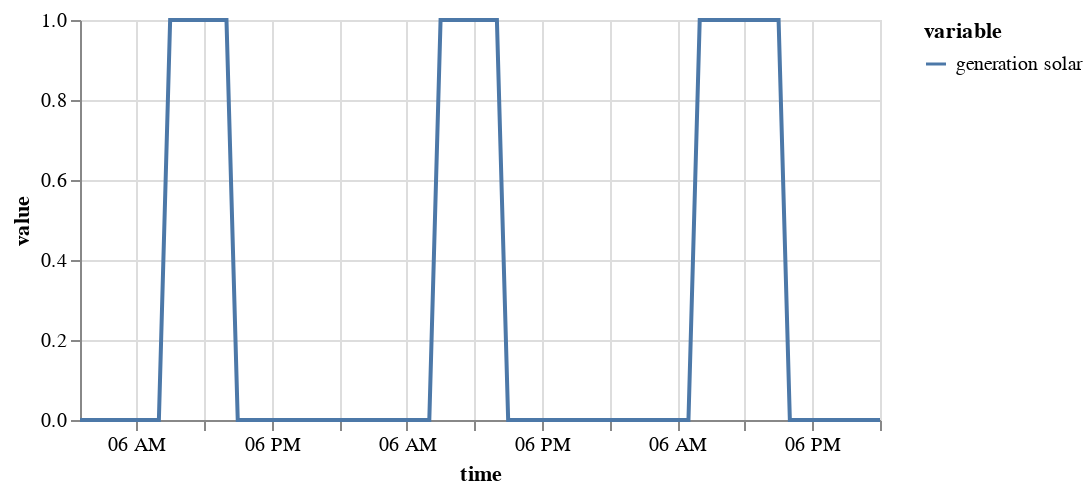

Here is the notebook cell this chart was saved with:
### Markdown cell above
Or within a statistical range

### Code cell
detector = common.DataQualityDetector(
    threshold_type='quantile', 
    upper_threshold=0.8
)

# Fitting on some data
detector.fit(test)

# Detecting on other
detector.detect(test[:72]).plot()

### Figure 1 — Vega specification as saved in the notebook (floating-point values rounded to 4 significant figures)
{"$schema": "https://vega.github.io/schema/vega/v5.json", "data": [{"name": "source_0", "values": [{"time": "2015-09-01T01:00:00.000", "variable": "generation solar", "value": 0.0}, {"time": "2015-09-01T02:00:00.000", "variable": "generation solar", "value": 0.0}, {"time": "2015-09-01T03:00:00.000", "variable": "generation solar", "value": 0.0}, {"time": "2015-09-01T04:00:00.000", "variable": "generation solar", "value": 0.0}, {"time": "2015-09-01T05:00:00.000", "variable": "generation solar", "value": 0.0}, {"time": "2015-09-01T06:00:00.000", "variable": "generation solar", "value": 0.0}, {"time": "2015-09-01T07:00:00.000", "variable": "generation solar", "value": 0.0}, {"time": "2015-09-01T08:00:00.000", "variable": "generation solar", "value": 0.0}, {"time": "2015-09-01T09:00:00.000", "variable": "generation solar", "value": 1.0}, {"time": "2015-09-01T10:00:00.000", "variable": "generation solar", "value": 1.0}, {"time": "2015-09-01T11:00:00.000", "variable": "generation solar", "value": 1.0}, {"time": "2015-09-01T12:00:00.000", "variable": "generation solar", "value": 1.0}, {"time": "2015-09-01T13:00:00.000", "variable": "generation solar", "value": 1.0}, {"time": "2015-09-01T14:00:00.000", "variable": "generation solar", "value": 1.0}, {"time": "2015-09-01T15:00:00.000", "variable": "generation solar", "value": 0.0}, {"time": "2015-09-01T16:00:00.000", "variable": "generation solar", "value": 0.0}, {"time": "2015-09-01T17:00:00.000", "variable": "generation solar", "value": 0.0}, {"time": "2015-09-01T18:00:00.000", "variable": "generation solar", "value": 0.0}, {"time": "2015-09-01T19:00:00.000", "variable": "generation solar", "value": 0.0}, {"time": "2015-09-01T20:00:00.000", "variable": "generation solar", "value": 0.0}, {"time": "2015-09-01T21:00:00.000", "variable": "generation solar", "value": 0.0}, {"time": "2015-09-01T22:00:00.000", "variable": "generation solar", "value": 0.0}, {"time": "2015-09-01T23:00:00.000", "variable": "generation solar", "value": 0.0}, {"time": "2015-09-02T00:00:00.000", "variable": "generation solar", "value": 0.0}, {"time": "2015-09-02T01:00:00.000", "variable": "generation solar", "value": 0.0}, {"time": "2015-09-02T02:00:00.000", "variable": "generation solar", "value": 0.0}, {"time": "2015-09-02T03:00:00.000", "variable": "generation solar", "value": 0.0}, {"time": "2015-09-02T04:00:00.000", "variable": "generation solar", "value": 0.0}, {"time": "2015-09-02T05:00:00.000", "variable": "generation solar", "value": 0.0}, {"time": "2015-09-02T06:00:00.000", "variable": "generation solar", "value": 0.0}, {"time": "2015-09-02T07:00:00.000", "variable": "generation solar", "value": 0.0}, {"time": "2015-09-02T08:00:00.000", "variable": "generation solar", "value": 0.0}, {"time": "2015-09-02T09:00:00.000", "variable": "generation solar", "value": 1.0}, {"time": "2015-09-02T10:00:00.000", "variable": "generation solar", "value": 1.0}, {"time": "2015-09-02T11:00:00.000", "variable": "generation solar", "value": 1.0}, {"time": "2015-09-02T12:00:00.000", "variable": "generation solar", "value": 1.0}, {"time": "2015-09-02T13:00:00.000", "variable": "generation solar", "value": 1.0}, {"time": "2015-09-02T14:00:00.000", "variable": "generation solar", "value": 1.0}, {"time": "2015-09-02T15:00:00.000", "variable": "generation solar", "value": 0.0}, {"time": "2015-09-02T16:00:00.000", "variable": "generation solar", "value": 0.0}, {"time": "2015-09-02T17:00:00.000", "variable": "generation solar", "value": 0.0}, {"time": "2015-09-02T18:00:00.000", "variable": "generation solar", "value": 0.0}, {"time": "2015-09-02T19:00:00.000", "variable": "generation solar", "value": 0.0}, {"time": "2015-09-02T20:00:00.000", "variable": "generation solar", "value": 0.0}, {"time": "2015-09-02T21:00:00.000", "variable": "generation solar", "value": 0.0}, {"time": "2015-09-02T22:00:00.000", "variable": "generation solar", "value": 0.0}, {"time": "2015-09-02T23:00:00.000", "variable": "generation solar", "value": 0.0}, {"time": "2015-09-03T00:00:00.000", "variable": "generation solar", "value": 0.0}, {"time": "2015-09-03T01:00:00.000", "variable": "generation solar", "value": 0.0}, {"time": "2015-09-03T02:00:00.000", "variable": "generation solar", "value": 0.0}, {"time": "2015-09-03T03:00:00.000", "variable": "generation solar", "value": 0.0}, {"time": "2015-09-03T04:00:00.000", "variable": "generation solar", "value": 0.0}, {"time": "2015-09-03T05:00:00.000", "variable": "generation solar", "value": 0.0}, {"time": "2015-09-03T06:00:00.000", "variable": "generation solar", "value": 0.0}, {"time": "2015-09-03T07:00:00.000", "variable": "generation solar", "value": 0.0}, {"time": "2015-09-03T08:00:00.000", "variable": "generation solar", "value": 1.0}, {"time": "2015-09-03T09:00:00.000", "variable": "generation solar", "value": 1.0}, {"time": "2015-09-03T10:00:00.000", "variable": "generation solar", "value": 1.0}, {"time": "2015-09-03T11:00:00.000", "variable": "generation solar", "value": 1.0}, {"time": "2015-09-03T12:00:00.000", "variable": "generation solar", "value": 1.0}, {"time": "2015-09-03T13:00:00.000", "variable": "generation solar", "value": 1.0}, {"time": "2015-09-03T14:00:00.000", "variable": "generation solar", "value": 1.0}, {"time": "2015-09-03T15:00:00.000", "variable": "generation solar", "value": 1.0}, {"time": "2015-09-03T16:00:00.000", "variable": "generation solar", "value": 0.0}, {"time": "2015-09-03T17:00:00.000", "variable": "generation solar", "value": 0.0}, {"time": "2015-09-03T18:00:00.000", "variable": "generation solar", "value": 0.0}, {"time": "2015-09-03T19:00:00.000", "variable": "generation solar", "value": 0.0}, {"time": "2015-09-03T20:00:00.000", "variable": "generation solar", "value": 0.0}, {"time": "2015-09-03T21:00:00.000", "variable": "generation solar", "value": 0.0}, {"time": "2015-09-03T22:00:00.000", "variable": "generation solar", "value": 0.0}, {"time": "2015-09-03T23:00:00.000", "variable": "generation solar", "value": 0.0}, {"time": "2015-09-04T00:00:00.000", "variable": "generation solar", "value": 0.0}], "transform": [{"type": "formula", "expr": "toDate(datum['time'])", "as": "time"}]}, {"name": "source_0_y_domain_value", "values": [{"min": 0.0, "max": 1.0}]}, {"name": "source_0_color_domain_variable", "values": [{"variable": "generation solar"}]}], "marks": [{"type": "group", "name": "layer_0_pathgroup", "from": {"facet": {"data": "source_0", "name": "faceted_path_layer_0_main", "groupby": ["variable"]}}, "encode": {"update": {"height": {"field": {"signal": null, "datum": null, "group": "height", "parent": null}}, "width": {"field": {"signal": null, "datum": null, "group": "width", "parent": null}}}}, "marks": [{"type": "line", "name": "layer_0_marks", "from": {"data": "faceted_path_layer_0_main"}, "sort": {"field": "x"}, "encode": {"update": {"stroke": {"field": "variable", "scale": "color"}, "x": {"field": "time", "scale": "x"}, "y": {"field": "value", "scale": "y"}, "defined": {"signal": "isValid(datum[\"time\"]) && isFinite(+datum[\"time\"]) && isValid(datum[\"value\"]) && isFinite(+datum[\"value\"])"}}}, "style": ["line"]}]}], "scales": [{"name": "x", "type": "time", "domain": {"data": "source_0", "field": "time"}, "range": [0, {"signal": "width"}]}, {"name": "y", "type": "linear", "domain": [{"signal": "(data(\"source_0_y_domain_value\")[0] || {}).min"}, {"signal": "(data(\"source_0_y_domain_value\")[0] || {}).max"}], "range": [{"signal": "height"}, 0], "zero": true, "nice": true}, {"name": "color", "type": "ordinal", "domain": {"data": "source_0_color_domain_variable", "field": "variable", "sort": true}, "range": "category"}], "axes": [{"scale": "x", "minExtent": 0, "gridScale": "y", "maxExtent": 0, "grid": true, "ticks": false, "labels": false, "tickCount": {"signal": "ceil(width/40)"}, "domain": false, "orient": "bottom", "zindex": 0, "aria": false}, {"scale": "y", "orient": "left", "labels": false, "gridScale": "x", "tickCount": {"signal": "ceil(height/40)"}, "aria": false, "maxExtent": 0, "minExtent": 0, "zindex": 0, "ticks": false, "domain": false, "grid": true}, {"scale": "x", "orient": "bottom", "labelOverlap": true, "labelFlush": true, "title": "time", "tickCount": {"signal": "ceil(width/40)"}, "grid": false, "zindex": 0}, {"scale": "y", "labelOverlap": true, "tickCount": {"signal": "ceil(height/40)"}, "orient": "left", "zindex": 0, "grid": false, "title": "value"}], "style": "cell", "padding": 5, "height": 200, "background": "white", "width": 400, "legends": [{"stroke": "color", "symbolType": "stroke", "title": "variable"}]}
